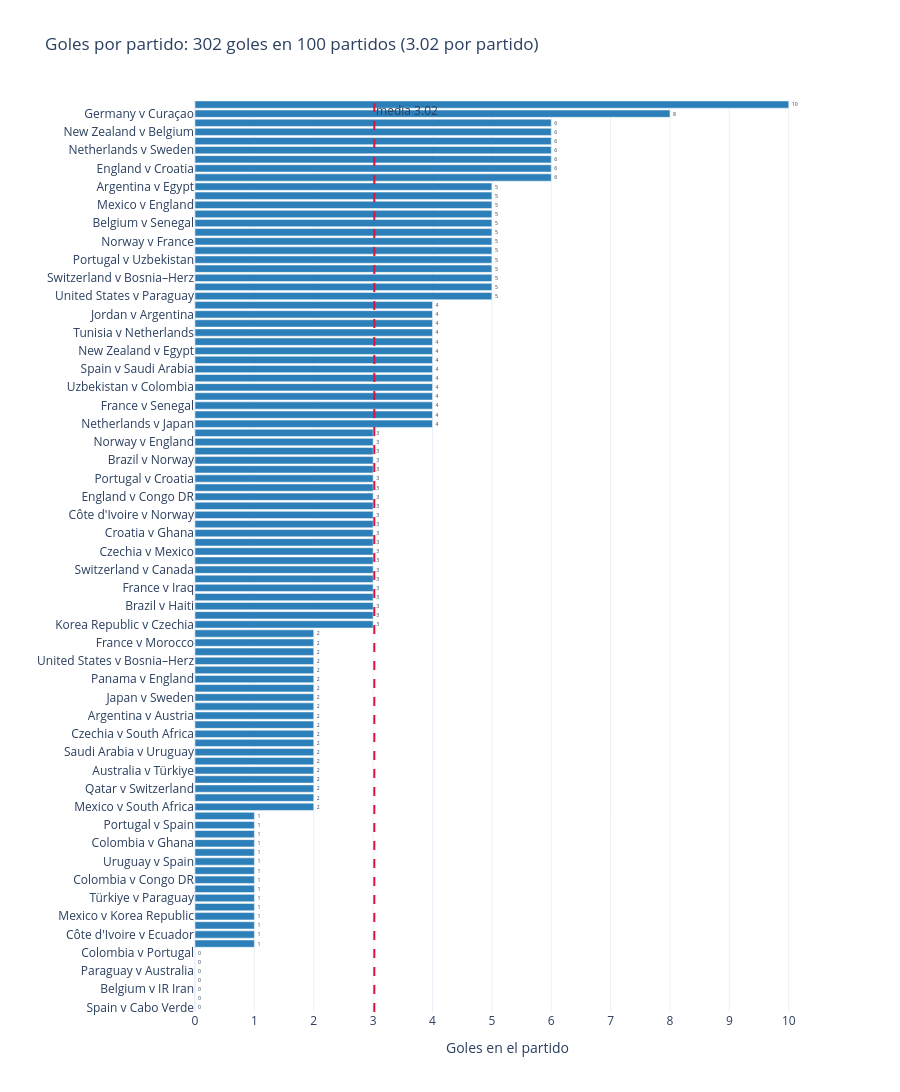

This figure's notebook cell:
### Markdown cell above
## 13. Goles por partido

Total de goles en los partidos disputados, desglosado por encuentro y comparado contra la media de goles por partido. Observa la distribución: cuántos partidos se concentran en valores bajos frente a los encuentros extremos que elevan el promedio.

### Code cell
gpm = (played_matches["home_score"] + played_matches["away_score"]).rename("goles")

labels = played_matches["home_team"] + " v " + played_matches["away_team"]

total_goles = int(gpm.sum())

fig = px.bar(
    x=gpm.values,
    y=labels,
    orientation="h",
    labels={
        "x": "Goles en el partido",
        "y": ""
    },
    title=f"Goles por partido: {total_goles} goles en {len(gpm)} partidos "
          f"({gpm.mean():.2f} por partido)",
    text=gpm.values,
    **PLOTLY_KW
)

fig.update_traces(
    marker_color="#2c7fb8",
    textposition="outside"
)

fig.add_vline(
    x=gpm.mean(),
    line_dash="dash",
    line_color="crimson",
    annotation_text=f"media {gpm.mean():.2f}"
)

fig.update_layout(
    yaxis=dict(categoryorder="total ascending"),
    xaxis=dict(dtick=1),
    showlegend=False,
    height=max(420, 24 * len(gpm))
)

fig.show()

### Figure 1 — Plotly figure (JSON) as saved in the notebook; plotly's stock layout.template omitted (floating-point values rounded to 4 significant figures)
{"data": [{"hovertemplate": "Goles en el partido=%{x}<br>=%{y}<br>text=%{text}<extra></extra>", "legendgroup": "", "marker": {"color": "#2c7fb8", "pattern": {"shape": ""}}, "name": "", "orientation": "h", "showlegend": false, "text": [2.0, 3.0, 2.0, 5.0, 2.0, 2.0, 2.0, 1.0, 8.0, 4.0, 1.0, 6.0, 2.0, 0.0, 2.0, 4.0, 4.0, 5.0, 3.0, 4.0, 2.0, 6.0, 1.0, 4.0, 2.0, 5.0, 6.0, 1.0, 2.0, 1.0, 1.0, 3.0, 6.0, 3.0, 0.0, 4.0, 4.0, 0.0, 4.0, 4.0, 2.0, 3.0, 5.0, 3.0, 5.0, 0.0, 1.0, 1.0, 3.0, 4.0, 3.0, 6.0, 1.0, 3.0, 2.0, 3.0, 4.0, 2.0, 5.0, 0.0, 5.0, 5.0, 1.0, 0.0, 2.0, 6.0, 3.0, 2.0, 4.0, 0.0, 4.0, 6.0, 1.0, 3.0, 3.0, 3.0, 2.0, 3.0, 5.0, 2.0, 3.0, 3.0, 2.0, 5.0, 1.0, 3.0, 1.0, 3.0, 5.0, 1.0, 5.0, 5.0, 2.0, 3.0, 3.0, 4.0, 2.0, 3.0, 10.0, 1.0], "textposition": "outside", "type": "bar", "x": [2.0, 3.0, 2.0, 5.0, 2.0, 2.0, 2.0, 1.0, 8.0, 4.0, 1.0, 6.0, 2.0, 0.0, 2.0, 4.0, 4.0, 5.0, 3.0, 4.0, 2.0, 6.0, 1.0, 4.0, 2.0, 5.0, 6.0, 1.0, 2.0, 1.0, 1.0, 3.0, 6.0, 3.0, 0.0, 4.0, 4.0, 0.0, 4.0, 4.0, 2.0, 3.0, 5.0, 3.0, 5.0, 0.0, 1.0, 1.0, 3.0, 4.0, 3.0, 6.0, 1.0, 3.0, 2.0, 3.0, 4.0, 2.0, 5.0, 0.0, 5.0, 5.0, 1.0, 0.0, 2.0, 6.0, 3.0, 2.0, 4.0, 0.0, 4.0, 6.0, 1.0, 3.0, 3.0, 3.0, 2.0, 3.0, 5.0, 2.0, 3.0, 3.0, 2.0, 5.0, 1.0, 3.0, 1.0, 3.0, 5.0, 1.0, 5.0, 5.0, 2.0, 3.0, 3.0, 4.0, 2.0, 3.0, 10.0, 1.0], "xaxis": "x", "y": ["Mexico v South Africa", "Korea Republic v Czechia", "Canada v Bosnia–Herz", "United States v Paraguay", "Qatar v Switzerland", "Brazil v Morocco", "Australia v Türkiye", "Haiti v Scotland", "Germany v Curaçao", "Netherlands v Japan", "Côte d'Ivoire v Ecuador", "Sweden v Tunisia", "Belgium v Egypt", "Spain v Cabo Verde", "Saudi Arabia v Uruguay", "IR Iran v New Zealand", "France v Senegal", "Iraq v Norway", "Argentina v Algeria", "Austria v Jordan", "Portugal v Congo DR", "England v Croatia", "Ghana v Panama", "Uzbekistan v Colombia", "Czechia v South Africa", "Switzerland v Bosnia–Herz", "Canada v Qatar", "Mexico v Korea Republic", "United States v Australia", "Scotland v Morocco", "Türkiye v Paraguay", "Brazil v Haiti", "Netherlands v Sweden", "Germany v Côte d'Ivoire", "Ecuador v Curaçao", "Tunisia v Japan", "Spain v Saudi Arabia", "Belgium v IR Iran", "Uruguay v Cabo Verde", "New Zealand v Egypt", "Argentina v Austria", "France v Iraq", "Norway v Senegal", "Jordan v Algeria", "Portugal v Uzbekistan", "England v Ghana", "Panama v Croatia", "Colombia v Congo DR", "Switzerland v Canada", "Bosnia–Herz v Qatar", "Scotland v Brazil", "Morocco v Haiti", "South Africa v Korea Republic", "Czechia v Mexico", "Curaçao v Côte d'Ivoire", "Ecuador v Germany", "Tunisia v Netherlands", "Japan v Sweden", "Türkiye v United States", "Paraguay v Australia", "Norway v France", "Senegal v Iraq", "Uruguay v Spain", "Cabo Verde v Saudi Arabia", "Egypt v IR Iran", "New Zealand v Belgium", "Croatia v Ghana", "Panama v England", "Congo DR v Uzbekistan", "Colombia v Portugal", "Jordan v Argentina", "Algeria v Austria", "South Africa v Canada", "Brazil v Japan", "Côte d'Ivoire v Norway", "France v Sweden", "Mexico v Ecuador", "England v Congo DR", "Belgium v Senegal", "United States v Bosnia–Herz", "Spain v Austria", "Portugal v Croatia", "Switzerland v Algeria", "Argentina v Cabo Verde", "Colombia v Ghana", "Canada v Morocco", "Paraguay v France", "Brazil v Norway", "Mexico v England", "Portugal v Spain", "United States v Belgium", "Argentina v Egypt", "France v Morocco", "Spain v Belgium", "Norway v England", "Argentina v Switzerland", "France v Spain", "England v Argentina", "France v England", "Spain v Argentina"], "yaxis": "y"}], "layout": {"annotations": [{"showarrow": false, "text": "media 3.02", "x": 3.02, "xanchor": "left", "xref": "x", "y": 1, "yanchor": "top", "yref": "y domain"}], "barmode": "relative", "height": 2400, "legend": {"tracegroupgap": 0}, "shapes": [{"line": {"color": "crimson", "dash": "dash"}, "type": "line", "x0": 3.02, "x1": 3.02, "xref": "x", "y0": 0, "y1": 1, "yref": "y domain"}], "showlegend": false, "title": {"text": "Goles por partido: 302 goles en 100 partidos (3.02 por partido)"}, "xaxis": {"anchor": "y", "domain": [0, 1], "dtick": 1, "title": {"text": "Goles en el partido"}}, "yaxis": {"anchor": "x", "categoryorder": "total ascending", "domain": [0, 1], "title": {"text": ""}}}}
